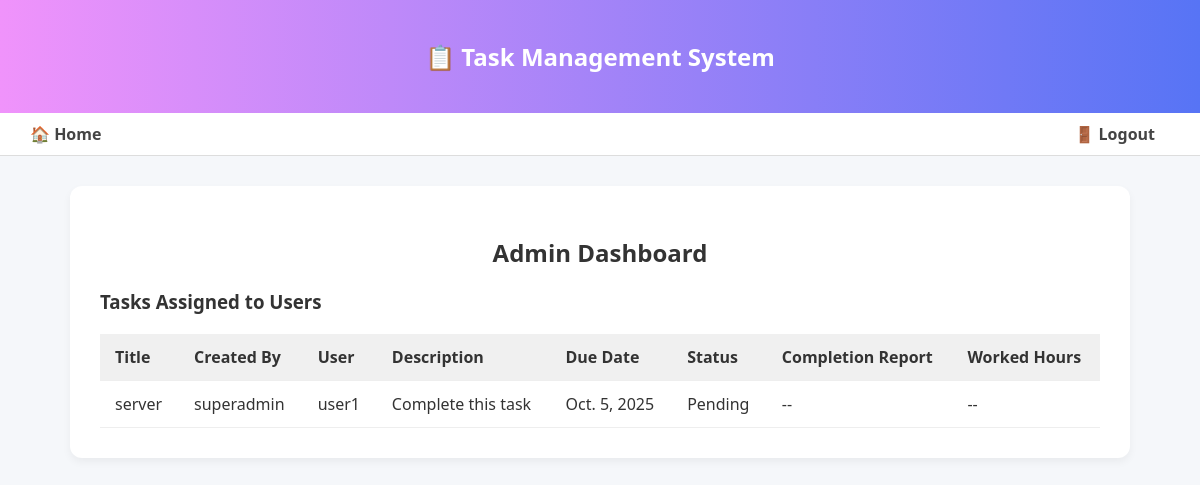
The app's page /api/dashboard/admin/ (signed in) with its own data.
### tasks/models.py (models this page shows, shortened)
class Task(models.Model):
    STATUS_CHOICES = [
        ('Pending', 'Pending'),
        ('Completed', 'Completed'),
    ]
    title = models.CharField(max_length=255)
    description = models.TextField()
    assigned_to = models.ForeignKey(User, on_delete=models.CASCADE, related_name="tasks")
    due_date = models.DateField()
    status = models.CharField(max_length=20, choices=STATUS_CHOICES, default="Pending")
    completion_report = models.TextField(blank=True, null=True)
    worked_hours = models.DecimalField(max_digits=5, decimal_places=2, blank=True, null=True)
    created_by = models.ForeignKey(User, on_delete=models.CASCADE, related_name="created_tasks", null=True, blank=True)

### tasks/views.py (the view)
# urls.py: path('dashboard/admin/', admin_dashboard, name='admin-dashboard'),
@login_required
def admin_dashboard(request):
    admin_user = request.user
    tasks = Task.objects.filter(created_by=admin_user)
    return render(request, "tasks/admin_dashboard.html", {"tasks": tasks})

### tasks/templates/tasks/admin_dashboard.html
{% extends "tasks/base.html" %}
{% block content %}
<h2 style="text-align:center;">Admin Dashboard</h2>
<h3>Tasks Assigned to Users</h3>
<table>
  <tr>
    <th>Title</th>
    <th>Created By</th>
    <th>User</th>
    <th>Description</th>
    <th>Due Date</th>
    <th>Status</th>
    <th>Completion Report</th>
    <th>Worked Hours</th>
  </tr>
  {% for task in tasks %}
  <tr>
    <td>{{ task.title }}</td>
    <td>{{ task.created_by.username }}</td>
    <td>{{ task.assigned_to.username }}</td>
    <td>{{ task.description }}</td>
    <td>{{ task.due_date }}</td>
    <td>{{ task.status }}</td>
    <td>{{ task.completion_report|default:"--" }}</td>
    <td>{{ task.worked_hours|default:"--" }}</td>
  </tr>
  {% endfor %}
</table>
{% endblock %}

### tasks/templates/tasks/base.html (style rules this page uses)
body { margin: 0; font-family: 'Segoe UI', Tahoma, Geneva, Verdana, sans-serif; background-color: #f5f7fa; color: #333; }
table { width: 100%; border-collapse: collapse; margin-top: 20px; }
th, td { padding: 12px 15px; text-align: left; border-bottom: 1px solid #eee; }
th { background-color: #f0f0f0; font-weight: 600; }

### records on screen
Task: title "server", created_by.username "superadmin", assigned_to.username "user1", description "Complete this task", due_date "Oct. 5, 2025", status "Pending", completion_report "--", worked_hours "--"
